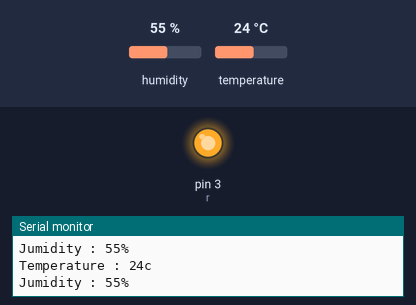
A sketch run on a simulated Arduino Uno, built with avr-gcc and run on an emulated ATmega328P. Parts: output pins drawn as LEDs (lit = HIGH), the last lines printed to the serial monitor. The inputs (shaded band) are chosen by the test bench; at power-on: humidity 55 %, temperature 24 °C.

Above: at 2.8 s.
2.9 s: humidity set to 51 %
5.6 s: humidity set to 48 %
At 6.6 s:
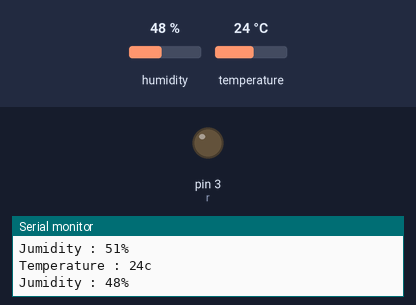
8.3 s: humidity set to 68 %
At 11.3 s:
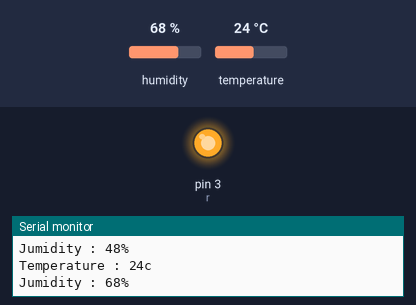
11.6 s: humidity set to 22 %
At 12.5 s:
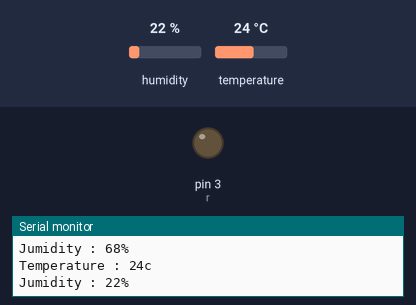
Timing chart, 0 to 14.6 s (numbered marks = the images above; inputs shaded):
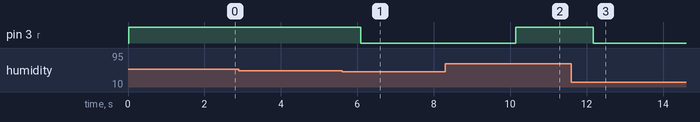

Measured:
- the behaviour switches between 50 and 49 % on humidity (found by bisection; images 0 and 1)
- after the input at 5.6 s, pin 3 (r): HIGH → LOW after 0.50 s
- after the input at 8.3 s, pin 3 (r): LOW → HIGH after 1.8 s
- after the input at 11.6 s, pin 3 (r): HIGH → LOW after 0.57 s

The sketch:

step4.ino
```cpp
#include <DHT.h>
#define DHTPIN 2 //DHT핀을 2번으로 제어
#define DHTTYPE DHT11 //DHT11타입을 사용
DHT dht(DHTPIN, DHTTYPE); //DHT설정을 2번핀과 dht11로 제어
int t = 0; //온도
int h = 0; //습도
int r = 3; //모터

void setup() {
  Serial.begin(9600); //시리얼모니터 사용
  pinMode(r, OUTPUT); //r(모터)를 OUTPUT모드
}

void dht11() {
  t = dht.readTemperature();
  h = dht.readHumidity();
  Serial.print("Temperature : "); //문자열출력
  Serial.print(t);
  Serial.println("c"); //문자열출력
  Serial.print("Jumidity : "); //문자열출력
  Serial.print(h);
  Serial.println("%"); //문자열출력
}

void loop() {
  dht11();
  if (h >= 50) // h값이 50이상일 경우
  {
    digitalWrite(r, HIGH); //모터작동
  }
  else //50이상이 아닐경우
  {
    digitalWrite(r, LOW); //모터 정지
  }
  delay(2000); //루프딜레이 2초
}
```
